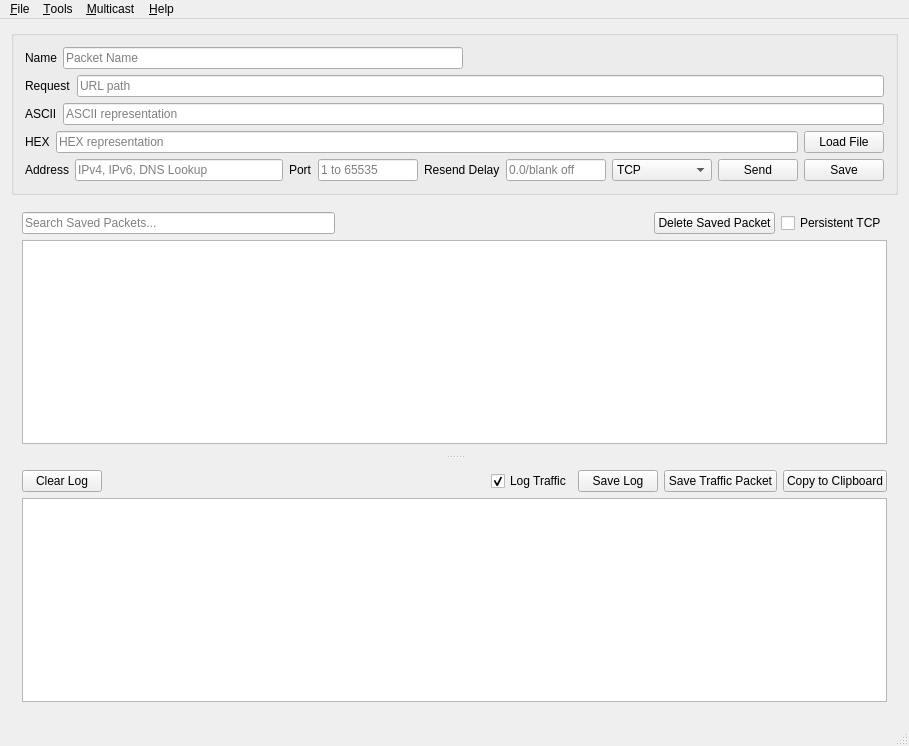
<?xml version="1.0" encoding="UTF-8"?>
<ui version="4.0">
 <class>MainWindow</class>
 <widget class="QMainWindow" name="MainWindow">
  <property name="geometry">
   <rect>
    <x>0</x>
    <y>0</y>
    <width>909</width>
    <height>746</height>
   </rect>
  </property>
  <property name="windowTitle">
   <string>MainWindow</string>
  </property>
  <widget class="QWidget" name="centralWidget">
   <layout class="QVBoxLayout" name="verticalLayout_4">
    <item>
     <widget class="QGroupBox" name="packetSetupGroup">
      <property name="minimumSize">
       <size>
        <width>0</width>
        <height>150</height>
       </size>
      </property>
      <property name="title">
       <string/>
      </property>
      <layout class="QVBoxLayout" name="verticalLayout_3">
       <item>
        <layout class="QHBoxLayout" name="horizontalLayout_4">
         <item>
          <widget class="QLabel" name="serialNameLabel">
           <property name="text">
            <string>Name</string>
           </property>
          </widget>
         </item>
         <item>
          <widget class="QLineEdit" name="packetNameEdit">
           <property name="maximumSize">
            <size>
             <width>400</width>
             <height>16777215</height>
            </size>
           </property>
           <property name="placeholderText">
            <string>Packet Name</string>
           </property>
          </widget>
         </item>
         <item>
          <spacer name="horizontalSpacer_2">
           <property name="orientation">
            <enum>Qt::Horizontal</enum>
           </property>
           <property name="sizeHint" stdset="0">
            <size>
             <width>40</width>
             <height>20</height>
            </size>
           </property>
          </spacer>
         </item>
        </layout>
       </item>
       <item>
        <layout class="QHBoxLayout" name="requestLayout">
         <item>
          <widget class="QLabel" name="requestLabel">
           <property name="text">
            <string>Request</string>
           </property>
          </widget>
         </item>
         <item>
          <widget class="QLineEdit" name="requestPathEdit">
           <property name="placeholderText">
            <string>URL path</string>
           </property>
           <property name="clearButtonEnabled">
            <bool>true</bool>
           </property>
          </widget>
         </item>
        </layout>
       </item>
       <item>
        <layout class="QHBoxLayout" name="asciiLayout">
         <item>
          <widget class="QLabel" name="asciiLabel">
           <property name="text">
            <string>ASCII</string>
           </property>
          </widget>
         </item>
         <item>
          <widget class="QLineEdit" name="packetASCIIEdit">
           <property name="placeholderText">
            <string>ASCII representation</string>
           </property>
           <property name="clearButtonEnabled">
            <bool>true</bool>
           </property>
          </widget>
         </item>
        </layout>
       </item>
       <item>
        <layout class="QHBoxLayout" name="hexHorizLayout">
         <item>
          <widget class="QLabel" name="hexLabel">
           <property name="text">
            <string>HEX</string>
           </property>
          </widget>
         </item>
         <item>
          <widget class="QLineEdit" name="packetHexEdit">
           <property name="placeholderText">
            <string>HEX representation</string>
           </property>
           <property name="clearButtonEnabled">
            <bool>true</bool>
           </property>
          </widget>
         </item>
         <item>
          <widget class="QPushButton" name="loadFileButton">
           <property name="text">
            <string>Load File</string>
           </property>
          </widget>
         </item>
        </layout>
       </item>
       <item>
        <layout class="QVBoxLayout" name="verticalLayout_2">
         <item>
          <layout class="QHBoxLayout" name="horizIPtestLayout">
           <item>
            <widget class="QLabel" name="label">
             <property name="text">
              <string>Address</string>
             </property>
            </widget>
           </item>
           <item>
            <widget class="QLineEdit" name="packetIPEdit">
             <property name="placeholderText">
              <string>IPv4, IPv6, DNS Lookup</string>
             </property>
             <property name="clearButtonEnabled">
              <bool>true</bool>
             </property>
            </widget>
           </item>
           <item>
            <widget class="QLabel" name="label_2">
             <property name="text">
              <string>Port</string>
             </property>
            </widget>
           </item>
           <item>
            <widget class="QLineEdit" name="packetPortEdit">
             <property name="maximumSize">
              <size>
               <width>100</width>
               <height>16777215</height>
              </size>
             </property>
             <property name="inputMethodHints">
              <set>Qt::ImhNone</set>
             </property>
             <property name="placeholderText">
              <string>1 to 65535</string>
             </property>
             <property name="clearButtonEnabled">
              <bool>true</bool>
             </property>
            </widget>
           </item>
           <item>
            <widget class="QLabel" name="label_7">
             <property name="text">
              <string>Resend Delay</string>
             </property>
            </widget>
           </item>
           <item>
            <widget class="QLineEdit" name="resendEdit">
             <property name="maximumSize">
              <size>
               <width>100</width>
               <height>16777215</height>
              </size>
             </property>
             <property name="placeholderText">
              <string>0.0/blank off</string>
             </property>
             <property name="clearButtonEnabled">
              <bool>true</bool>
             </property>
            </widget>
           </item>
           <item>
            <widget class="QComboBox" name="udptcpComboBox">
             <property name="sizePolicy">
              <sizepolicy hsizetype="Preferred" vsizetype="Fixed">
               <horstretch>0</horstretch>
               <verstretch>0</verstretch>
              </sizepolicy>
             </property>
             <property name="minimumSize">
              <size>
               <width>100</width>
               <height>20</height>
              </size>
             </property>
             <item>
              <property name="text">
               <string>TCP</string>
              </property>
              <property name="icon">
               <iconset resource="packetsender.qrc">
                <normaloff>:/icons/tx_tcp.png</normaloff>:/icons/tx_tcp.png</iconset>
              </property>
             </item>
             <item>
              <property name="text">
               <string>UDP</string>
              </property>
              <property name="icon">
               <iconset resource="packetsender.qrc">
                <normaloff>:/icons/tx_udp.png</normaloff>:/icons/tx_udp.png</iconset>
              </property>
             </item>
             <item>
              <property name="text">
               <string>SSL</string>
              </property>
              <property name="icon">
               <iconset resource="packetsender.qrc">
                <normaloff>:/icons/tx_ssl.png</normaloff>:/icons/tx_ssl.png</iconset>
              </property>
             </item>
            </widget>
           </item>
           <item>
            <widget class="QPushButton" name="testPacketButton">
             <property name="text">
              <string>Send</string>
             </property>
            </widget>
           </item>
           <item>
            <widget class="QPushButton" name="savePacketButton">
             <property name="text">
              <string>Save</string>
             </property>
            </widget>
           </item>
          </layout>
         </item>
        </layout>
       </item>
      </layout>
     </widget>
    </item>
    <item>
     <widget class="QSplitter" name="splitter">
      <property name="orientation">
       <enum>Qt::Vertical</enum>
      </property>
      <widget class="QWidget" name="layoutWidget">
       <layout class="QVBoxLayout" name="verticalLayout">
        <item>
         <layout class="QHBoxLayout" name="horizontalLayout">
          <item>
           <widget class="QLineEdit" name="searchLineEdit">
            <property name="maximumSize">
             <size>
              <width>500</width>
              <height>16777215</height>
             </size>
            </property>
            <property name="placeholderText">
             <string>Search Saved Packets...</string>
            </property>
            <property name="clearButtonEnabled">
             <bool>true</bool>
            </property>
           </widget>
          </item>
          <item>
           <spacer name="horizontalSpacer_7">
            <property name="orientation">
             <enum>Qt::Horizontal</enum>
            </property>
            <property name="sizeHint" stdset="0">
             <size>
              <width>40</width>
              <height>20</height>
             </size>
            </property>
           </spacer>
          </item>
          <item>
           <widget class="QPushButton" name="deletePacketButton">
            <property name="enabled">
             <bool>true</bool>
            </property>
            <property name="text">
             <string>Delete Saved Packet</string>
            </property>
           </widget>
          </item>
          <item>
           <widget class="QCheckBox" name="persistentTCPCheck">
            <property name="text">
             <string>Persistent TCP</string>
            </property>
           </widget>
          </item>
         </layout>
        </item>
        <item>
         <widget class="QTableWidget" name="packetsTable">
          <property name="dragEnabled">
           <bool>false</bool>
          </property>
          <property name="alternatingRowColors">
           <bool>true</bool>
          </property>
          <property name="selectionMode">
           <enum>QAbstractItemView::ExtendedSelection</enum>
          </property>
          <property name="selectionBehavior">
           <enum>QAbstractItemView::SelectRows</enum>
          </property>
          <property name="sortingEnabled">
           <bool>true</bool>
          </property>
         </widget>
        </item>
        <item>
         <layout class="QHBoxLayout" name="horizontalLayout_13"/>
        </item>
       </layout>
      </widget>
      <widget class="QWidget" name="layoutWidget">
       <layout class="QVBoxLayout" name="verticalLayout_10">
        <item>
         <layout class="QHBoxLayout" name="horizontalLayout_16">
          <item>
           <widget class="QPushButton" name="trafficLogClearButton">
            <property name="text">
             <string>Clear Log</string>
            </property>
           </widget>
          </item>
          <item>
           <spacer name="horizontalSpacer">
            <property name="orientation">
             <enum>Qt::Horizontal</enum>
            </property>
            <property name="sizeHint" stdset="0">
             <size>
              <width>40</width>
              <height>20</height>
             </size>
            </property>
           </spacer>
          </item>
          <item>
           <widget class="QCheckBox" name="logTrafficCheck">
            <property name="text">
             <string>Log Traffic</string>
            </property>
            <property name="checked">
             <bool>true</bool>
            </property>
           </widget>
          </item>
          <item>
           <widget class="QPushButton" name="saveLogButton">
            <property name="text">
             <string>Save Log</string>
            </property>
           </widget>
          </item>
          <item>
           <widget class="QPushButton" name="saveTrafficPacket">
            <property name="text">
             <string>Save Traffic Packet</string>
            </property>
           </widget>
          </item>
          <item>
           <widget class="QPushButton" name="toClipboardButton">
            <property name="text">
             <string>Copy to Clipboard</string>
            </property>
           </widget>
          </item>
         </layout>
        </item>
        <item>
         <widget class="QTableView" name="trafficLogTable">
          <property name="editTriggers">
           <set>QAbstractItemView::DoubleClicked|QAbstractItemView::EditKeyPressed</set>
          </property>
          <property name="dragEnabled">
           <bool>false</bool>
          </property>
          <property name="alternatingRowColors">
           <bool>true</bool>
          </property>
          <property name="selectionMode">
           <enum>QAbstractItemView::SingleSelection</enum>
          </property>
          <property name="selectionBehavior">
           <enum>QAbstractItemView::SelectRows</enum>
          </property>
          <property name="sortingEnabled">
           <bool>true</bool>
          </property>
          <property name="wordWrap">
           <bool>false</bool>
          </property>
         </widget>
        </item>
       </layout>
      </widget>
     </widget>
    </item>
   </layout>
  </widget>
  <widget class="QMenuBar" name="menuBar">
   <property name="geometry">
    <rect>
     <x>0</x>
     <y>0</y>
     <width>909</width>
     <height>21</height>
    </rect>
   </property>
   <widget class="QMenu" name="menuFile">
    <property name="title">
     <string>&amp;File</string>
    </property>
    <addaction name="actionSettings"/>
    <addaction name="actionImport_Packets"/>
    <addaction name="actionExport_Packets"/>
    <addaction name="actionExit"/>
   </widget>
   <widget class="QMenu" name="menuHelp">
    <property name="title">
     <string>&amp;Help</string>
    </property>
    <addaction name="actionAbout"/>
    <addaction name="actionHelp"/>
    <addaction name="actionFollow_NagleCode"/>
    <addaction name="actionConnect_on_LinkedIn"/>
    <addaction name="actionDonate_Thank_You"/>
   </widget>
   <widget class="QMenu" name="menuTools">
    <property name="title">
     <string>&amp;Tools</string>
    </property>
    <addaction name="actionCloud"/>
    <addaction name="actionSubnet_Calculator"/>
    <addaction name="actionIntense_Traffic_Generator"/>
    <addaction name="actionAndroid_App"/>
    <addaction name="actioniOS_App"/>
   </widget>
   <widget class="QMenu" name="menuMulitcast">
    <property name="title">
     <string>&amp;Multicast</string>
    </property>
    <addaction name="actionJoin_IPv4"/>
   </widget>
   <addaction name="menuFile"/>
   <addaction name="menuTools"/>
   <addaction name="menuMulitcast"/>
   <addaction name="menuHelp"/>
  </widget>
  <widget class="QStatusBar" name="statusBar"/>
  <action name="actionExit">
   <property name="icon">
    <iconset resource="packetsender.qrc">
     <normaloff>:/icons/power-off.png</normaloff>:/icons/power-off.png</iconset>
   </property>
   <property name="text">
    <string>E&amp;xit</string>
   </property>
  </action>
  <action name="actionSettings">
   <property name="icon">
    <iconset resource="packetsender.qrc">
     <normaloff>:/icons/cog.png</normaloff>:/icons/cog.png</iconset>
   </property>
   <property name="text">
    <string>&amp;Settings</string>
   </property>
  </action>
  <action name="actionAbout">
   <property name="icon">
    <iconset resource="packetsender.qrc">
     <normaloff>:/pslogo_bw.png</normaloff>:/pslogo_bw.png</iconset>
   </property>
   <property name="text">
    <string>&amp;About</string>
   </property>
  </action>
  <action name="actionImport_Packets">
   <property name="icon">
    <iconset resource="packetsender.qrc">
     <normaloff>:/icons/download.png</normaloff>:/icons/download.png</iconset>
   </property>
   <property name="text">
    <string>&amp;Import Database</string>
   </property>
  </action>
  <action name="actionExport_Packets">
   <property name="icon">
    <iconset resource="packetsender.qrc">
     <normaloff>:/icons/upload.png</normaloff>:/icons/upload.png</iconset>
   </property>
   <property name="text">
    <string>&amp;Export Database</string>
   </property>
  </action>
  <action name="actionPersistent_Connection">
   <property name="text">
    <string>Persistent Connection</string>
   </property>
  </action>
  <action name="actionSubnet_Calculator">
   <property name="icon">
    <iconset resource="packetsender.qrc">
     <normaloff>:/icons/calculator.png</normaloff>:/icons/calculator.png</iconset>
   </property>
   <property name="text">
    <string>&amp;Subnet Calculator</string>
   </property>
  </action>
  <action name="actionDonate_Thank_You">
   <property name="icon">
    <iconset resource="packetsender.qrc">
     <normaloff>:/icons/heart.png</normaloff>:/icons/heart.png</iconset>
   </property>
   <property name="text">
    <string>D&amp;onate (Thank You!)</string>
   </property>
  </action>
  <action name="actionDocumentation">
   <property name="text">
    <string>Documentation</string>
   </property>
  </action>
  <action name="actionHelp">
   <property name="icon">
    <iconset resource="packetsender.qrc">
     <normaloff>:/icons/question-circle.png</normaloff>:/icons/question-circle.png</iconset>
   </property>
   <property name="text">
    <string>&amp;Documentation</string>
   </property>
  </action>
  <action name="actionExport_Packets_JSON">
   <property name="text">
    <string>Export To Cloud</string>
   </property>
  </action>
  <action name="actionCloud">
   <property name="icon">
    <iconset resource="packetsender.qrc">
     <normaloff>:/icons/ic_cloud_done_black_24dp_2x.png</normaloff>:/icons/ic_cloud_done_black_24dp_2x.png</iconset>
   </property>
   <property name="text">
    <string>&amp;Cloud Save and Share</string>
   </property>
  </action>
  <action name="actionJoin_IPv4">
   <property name="icon">
    <iconset resource="packetsender.qrc">
     <normaloff>:/icons/multicast-icon.png</normaloff>:/icons/multicast-icon.png</iconset>
   </property>
   <property name="text">
    <string>&amp;Join/Leave IPv4</string>
   </property>
  </action>
  <action name="actionAndroid_App">
   <property name="icon">
    <iconset resource="packetsender.qrc">
     <normaloff>:/icons/android-icon.png</normaloff>:/icons/android-icon.png</iconset>
   </property>
   <property name="text">
    <string>Android App</string>
   </property>
  </action>
  <action name="actioniOS_App">
   <property name="icon">
    <iconset resource="packetsender.qrc">
     <normaloff>:/icons/apple-icon.png</normaloff>:/icons/apple-icon.png</iconset>
   </property>
   <property name="text">
    <string>iOS App</string>
   </property>
  </action>
  <action name="actionForums">
   <property name="icon">
    <iconset resource="packetsender.qrc">
     <normaloff>:/icons/forum-icon.png</normaloff>:/icons/forum-icon.png</iconset>
   </property>
   <property name="text">
    <string>NagleCode Forums</string>
   </property>
  </action>
  <action name="actionFollow_NagleCode">
   <property name="icon">
    <iconset resource="packetsender.qrc">
     <normaloff>:/icons/twitter-icon.png</normaloff>:/icons/twitter-icon.png</iconset>
   </property>
   <property name="text">
    <string>Follow on Twitter</string>
   </property>
  </action>
  <action name="actionConnect_on_LinkedIn">
   <property name="icon">
    <iconset resource="packetsender.qrc">
     <normaloff>:/icons/linkedin-icon.png</normaloff>:/icons/linkedin-icon.png</iconset>
   </property>
   <property name="text">
    <string>Connect on LinkedIn</string>
   </property>
  </action>
  <action name="actionIntense_Traffic_Generator">
   <property name="icon">
    <iconset resource="packetsender.qrc">
     <normaloff>:/icons/bolt-icon.png</normaloff>:/icons/bolt-icon.png</iconset>
   </property>
   <property name="text">
    <string>Intense &amp;Traffic Generator</string>
   </property>
  </action>
 </widget>
 <layoutdefault spacing="6" margin="11"/>
 <resources>
  <include location="packetsender.qrc"/>
 </resources>
 <connections/>
</ui>
